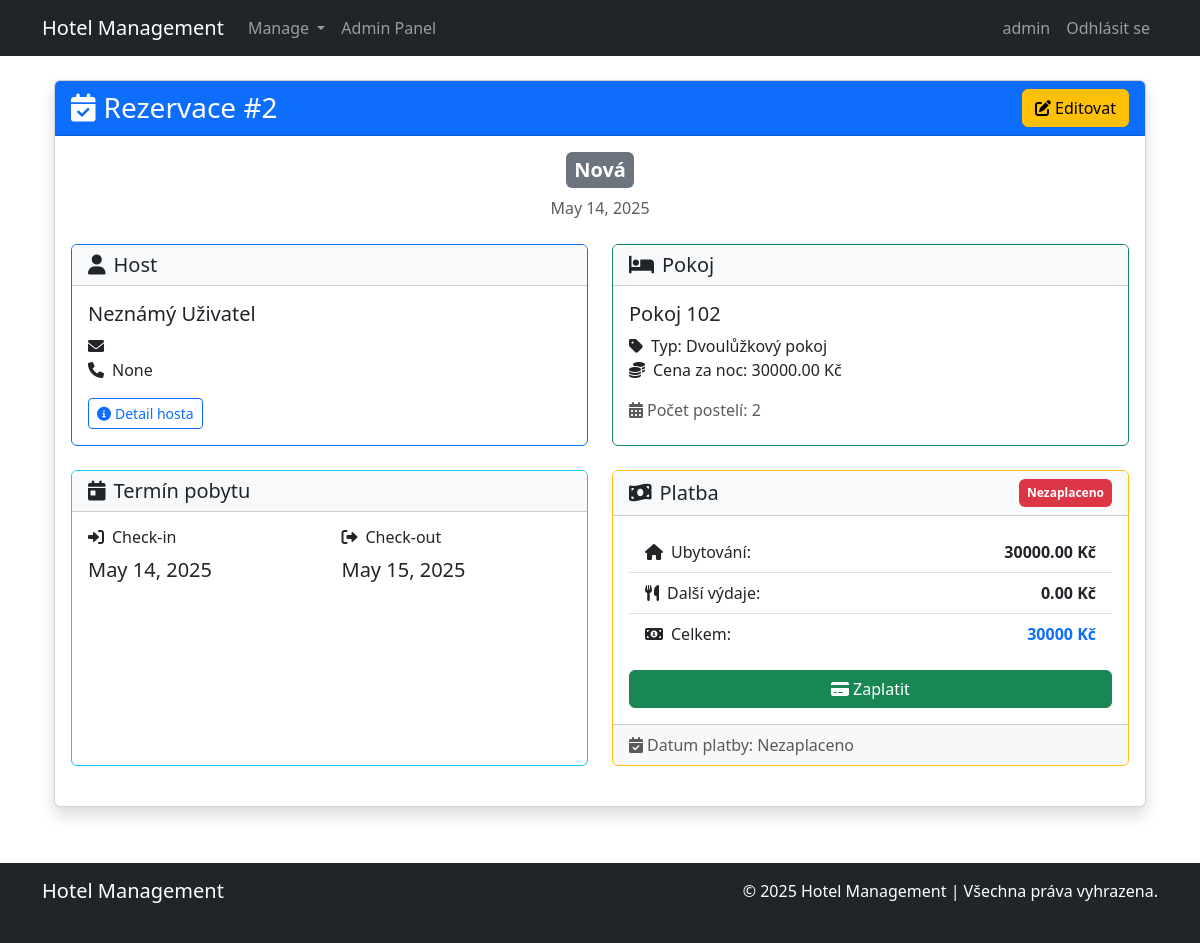
/reservations/2/ (signed in), run on the app's committed database.
### blog/models.py (models this page shows, shortened)
class Reservation(models.Model):
    reservation_id = models.AutoField(primary_key=True)
    guest = models.ForeignKey(Guest, on_delete=models.CASCADE)
    room = models.ForeignKey(Room, on_delete=models.CASCADE)
    creation_date = models.DateField(auto_now_add=True)
    check_in_date = models.DateField()
    check_out_date = models.DateField()
    payment = models.ForeignKey(Payment, on_delete=models.CASCADE)
    status = models.CharField(max_length=30)
    accommodation_price = models.DecimalField(max_digits=10, decimal_places=2, blank=True, null=True)

class Guest(models.Model):
    user = models.OneToOneField(User, on_delete=models.CASCADE, blank=True, null=True)
    guest_id = models.AutoField(primary_key=True)
    firstname = models.CharField(max_length=100)
    lastname = models.CharField(max_length=100)
    email = models.EmailField(max_length=100)
    phone = models.CharField(max_length=30, blank=True, null=True)
    birth_date = models.DateField()
    street = models.CharField(max_length=255)
    city = models.CharField(max_length=100)
    postal_code = models.CharField(max_length=10)
    country = models.CharField(max_length=100)
    guest_type = models.CharField(max_length=50)
    registration_date = models.DateField(auto_now_add=True)
    notes = models.TextField(blank=True, null=True)

class Room(models.Model):
    room_id = models.AutoField(primary_key=True)
    room_type = models.ForeignKey(RoomType, on_delete=models.CASCADE)
    room_number = models.CharField(max_length=20, unique=True)
    is_occupied = models.BooleanField(default=False)

class RoomType(models.Model):
    room_type_id = models.AutoField(primary_key=True)
    name = models.CharField(max_length=100)
    bed_count = models.IntegerField()
    price_per_night = models.DecimalField(max_digits=10, decimal_places=2, default=1000)  # Přidáno pole pro cenu
    description = models.TextField(blank=True, null=True)  # Přidáno pole pro popis

class Payment(models.Model):
    payment_id = models.AutoField(primary_key=True)
    total_accommodation = models.DecimalField(max_digits=10, decimal_places=2)
    total_expenses = models.DecimalField(max_digits=10, decimal_places=2)
    payment_date = models.DateField(blank=True, null=True)
    is_paid = models.BooleanField(default=False)

### blog/views.py (the view)
# urls.py: path('reservations/<int:reservation_id>/', views.reservation_detail, name='reservation_detail'),
@login_required
def reservation_detail(request, reservation_id):
    reservation = get_object_or_404(Reservation, pk=reservation_id)
    guest = reservation.guest
    room = reservation.room
    payment = reservation.payment
    context = {
        'reservation': reservation,
        'guest': guest,
        'room': room,
        'payment': payment,
    }
    return render(request, 'management/reservation/reservation_detail.html', context)

### blog/templates/management/reservation/reservation_detail.html (shortened to what this page needs)
{% extends 'base.html' %}
{% block content %}
<div class="container mt-4">
    <div class="card shadow mb-4">
        <div class="card-header bg-primary text-white d-flex justify-content-between align-items-center">
            <h3 class="mb-0">
                <i class="fas fa-calendar-check me-2"></i>Rezervace #{{ reservation.reservation_id }}
            </h3>
            <div>
                <a href="" class="btn btn-warning">
                    <i class="fas fa-edit me-1"></i>Editovat
                </a>
            </div>
        </div>
        <div class="card-body">
            <div class="mb-4 text-center">
                <span class="badge {% if reservation.status == 'Confirmed' %}bg-success{% elif reservation.status == 'Pending' %}bg-warning{% else %}bg-secondary{% endif %} fs-5 p-2">
                    {{ reservation.status }}
                </span>
                <p class="text-muted mt-2">{{ reservation.creation_date }}</p>
            </div>
            <div class="row">
                <div class="col-md-6 mb-4">
                    <div class="card h-100 border-primary">
                        <div class="card-header bg-light">
                            <h5 class="mb-0"><i class="fas fa-user me-2"></i>Host</h5>
                        </div>
                        <div class="card-body">
                            <h5 class="card-title">{{ guest.firstname }} {{ guest.lastname }}</h5>
                            <p class="card-text">
                                <i class="fas fa-envelope me-2"></i>{{ guest.email }}<br>
                                <i class="fas fa-phone me-2"></i>{{ guest.phone }}
                            </p>
                            <a href="{% url 'guest_detail' guest.guest_id %}" class="btn btn-outline-primary btn-sm">
                                <i class="fas fa-info-circle me-1"></i>Detail hosta
                            </a>
                        </div>
                    </div>
                </div>
                <div class="col-md-6 mb-4">
                    <div class="card h-100 border-success">
                        <div class="card-header bg-light">
                            <h5 class="mb-0"><i class="fas fa-bed me-2"></i>Pokoj</h5>
                        </div>
                        <div class="card-body">
                            <h5 class="card-title">Pokoj {{ room.room_number }}</h5>
                            <p class="card-text">
                                <i class="fas fa-tag me-2"></i>Typ: {{ room.room_type.name }}<br>
                                <i class="fas fa-coins me-2"></i>Cena za noc: {{ room.room_type.price_per_night }} Kč
                            </p>
                            <div class="d-flex justify-content-between align-items-center">
                                <span class="text-muted">
                                    <i class="fas fa-calendar-alt me-1"></i>Počet postelí: {{ room.room_type.bed_count }}
                                </span>
                            </div>
                        </div>
                    </div>
                </div>
                <div class="col-md-6 mb-4">
                    <div class="card h-100 border-info">
                        <div class="card-header bg-light">
                            <h5 class="mb-0"><i class="fas fa-calendar-day me-2"></i>Termín pobytu</h5>
                        </div>
                        <div class="card-body">
                            <div class="row">
                                <div class="col-6">
                                    <h6><i class="fas fa-sign-in-alt me-2"></i>Check-in</h6>
                                    <p class="card-text fs-5">{{ reservation.check_in_date }}</p>
                                </div>
                                <div class="col-6">
                                    <h6><i class="fas fa-sign-out-alt me-2"></i>Check-out</h6>
                                    <p class="card-text fs-5">{{ reservation.check_out_date }}</p>
                                </div>
                            </div>
                        </div>
                    </div>
                </div>
                <div class="col-md-6 mb-4">
                    <div class="card h-100 border-warning">
                        <div class="card-header bg-light d-flex justify-content-between align-items-center">
                            <h5 class="mb-0"><i class="fas fa-money-bill-wave me-2"></i>Platba</h5>
                            <span class="badge {% if payment.is_paid %}bg-success{% else %}bg-danger{% endif %} p-2">
                                {{ payment.is_paid|yesno:"Zaplaceno,Nezaplaceno" }}
                            </span>
                        </div>
                        <div class="card-body">
                            <ul class="list-group list-group-flush">
                                <li class="list-group-item d-flex justify-content-between">
                                    <span><i class="fas fa-home me-2"></i>Ubytování:</span>
                                    <strong>{{ payment.total_accommodation }} Kč</strong>
                                </li>
                                <li class="list-group-item d-flex justify-content-between">
                                    <span><i class="fas fa-utensils me-2"></i>Další výdaje:</span>
                                    <strong>{{ payment.total_expenses }} Kč</strong>
                                </li>
                                <li class="list-group-item d-flex justify-content-between">
                                    <span><i class="fas fa-money-bill-alt me-2"></i>Celkem:</span>
                                    <strong class="text-primary">{{ payment.total_accommodation|add:payment.total_expenses }} Kč</strong>
                                </li>
                            </ul>
                            {% if not payment.is_paid %}
                            <button class="btn btn-success btn-block w-100 mt-3"
                                data-bs-toggle="modal"
                                data-bs-target="#paymentModal"
                                data-payment-id="{{ payment.payment_id }}">
                                <i class="fas fa-credit-card me-1"></i>Zaplatit
                            </button>
                            {% endif %}
                        </div>
                        <div class="card-footer text-muted">
                            <i class="fas fa-calendar-check me-1"></i>Datum platby:
                            {{ payment.payment_date|default:"Nezaplaceno" }}
                        </div>
                    </div>
                </div>
            </div>
        </div>
    </div>
</div>
{% endblock %}

### blog/templates/navbar.html (shortened to what this page needs)
<nav class="navbar navbar-expand-lg navbar-dark bg-dark">
    <div class="container">
        <a class="navbar-brand" href="{% url 'index' %}">Hotel Management</a>
        <div class="collapse navbar-collapse" id="navbarNav">
            <ul class="navbar-nav">
                {% if user.is_authenticated and user.is_superuser%}
                <li class="nav-item">
                    <ul class="navbar-nav ms-auto">
                        <li class="nav-item dropdown">
                            <a class="nav-link dropdown-toggle" href="#" role="button" data-bs-toggle="dropdown" aria-expanded="false">
                                Manage
                            </a>
                        </li>
                    </ul>
                </li>
                <li class="nav-item">
                    <a class="nav-link" href="{% url 'admin:index' %}">Admin Panel</a>
                </li>
                {% endif %}
            </ul>
            <ul class="navbar-nav ms-auto">
                {% if user.is_authenticated %}
                <li class="nav-item">
                    <a class="nav-link" href="{% url 'profile' %}">{{ user.username }}</a>
                </li>
                <li class="nav-item">
                    <a class="nav-link" href="{% url 'logout' %}">Odhlásit se</a>
                </li>
                {% endif %}
            </ul>
        </div>
    </div>
</nav>

### blog/templates/base.html (style rules this page uses)
html { position: relative; min-height: 100%; }
body { margin-bottom: 80px; min-height: 90vh; display: flex; flex-direction: column; }

### data on the page
Reservation: reservation_id "2", status "Nová", creation_date "May 14, 2025", check_in_date "May 14, 2025", check_out_date "May 15, 2025"
Guest: firstname "Neznámý", lastname "Uživatel", phone "None"
Room: room_number "102", room_type.name "Dvoulůžkový pokoj", room_type.price_per_night "30000.00", room_type.bed_count "2"
Payment: is_paid "Nezaplaceno", total_accommodation "30000.00", total_expenses "0.00", total_accommodation|add "30000", payment_date "Nezaplaceno"

### other printed values
{{ user.username }} "admin"
